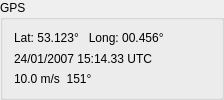
         <widget class="QGroupBox" name="GroupBoxGPSStatus">
          <property name="sizePolicy">
           <sizepolicy hsizetype="Minimum" vsizetype="Fixed">
            <horstretch>0</horstretch>
            <verstretch>0</verstretch>
           </sizepolicy>
          </property>
          <property name="title">
           <string>GPS</string>
          </property>
          <layout class="QVBoxLayout" name="_31">
           <property name="spacing">
            <number>6</number>
           </property>
           <property name="margin">
            <number>11</number>
           </property>
           <item>
            <layout class="QHBoxLayout" name="_32">
             <property name="spacing">
              <number>6</number>
             </property>
             <property name="margin">
              <number>0</number>
             </property>
             <item>
              <layout class="QVBoxLayout" name="_33">
               <property name="spacing">
                <number>6</number>
               </property>
               <property name="margin">
                <number>0</number>
               </property>
               <item>
                <widget class="QLabel" name="TextLabelGPSPosition">
                 <property name="text">
                  <string>Lat: 53.123°   Long: 00.456°</string>
                 </property>
                 <property name="wordWrap">
                  <bool>false</bool>
                 </property>
                </widget>
               </item>
               <item>
                <widget class="QLabel" name="TextLabelGPSTime">
                 <property name="text">
                  <string>24/01/2007 15:14.33 UTC</string>
                 </property>
                 <property name="wordWrap">
                  <bool>false</bool>
                 </property>
                </widget>
               </item>
               <item>
                <widget class="QLabel" name="TextLabelGPSSpeedHeading">
                 <property name="text">
                  <string>10.0 m/s  151°</string>
                 </property>
                 <property name="wordWrap">
                  <bool>false</bool>
                 </property>
                </widget>
               </item>
              </layout>
             </item>
             <item>
              <spacer name="Spacer18">
               <property name="orientation">
                <enum>Qt::Horizontal</enum>
               </property>
               <property name="sizeType">
                <enum>QSizePolicy::Expanding</enum>
               </property>
               <property name="sizeHint" stdset="0">
                <size>
                 <width>20</width>
                 <height>20</height>
                </size>
               </property>
              </spacer>
             </item>
             <item>
              <layout class="QVBoxLayout" name="_34">
               <property name="spacing">
                <number>6</number>
               </property>
               <property name="margin">
                <number>0</number>
               </property>
               <item>
                <spacer name="Spacer21">
                 <property name="orientation">
                  <enum>Qt::Vertical</enum>
                 </property>
                 <property name="sizeType">
                  <enum>QSizePolicy::MinimumExpanding</enum>
                 </property>
                 <property name="sizeHint" stdset="0">
                  <size>
                   <width>20</width>
                   <height>20</height>
                  </size>
                 </property>
                </spacer>
               </item>
               <item>
                <widget class="CMultColorLED" name="LEDGPS" native="true">
                 <property name="minimumSize">
                  <size>
                   <width>13</width>
                   <height>13</height>
                  </size>
                 </property>
                 <property name="maximumSize">
                  <size>
                   <width>13</width>
                   <height>13</height>
                  </size>
                 </property>
                </widget>
               </item>
              </layout>
             </item>
            </layout>
           </item>
          </layout>
         </widget>
